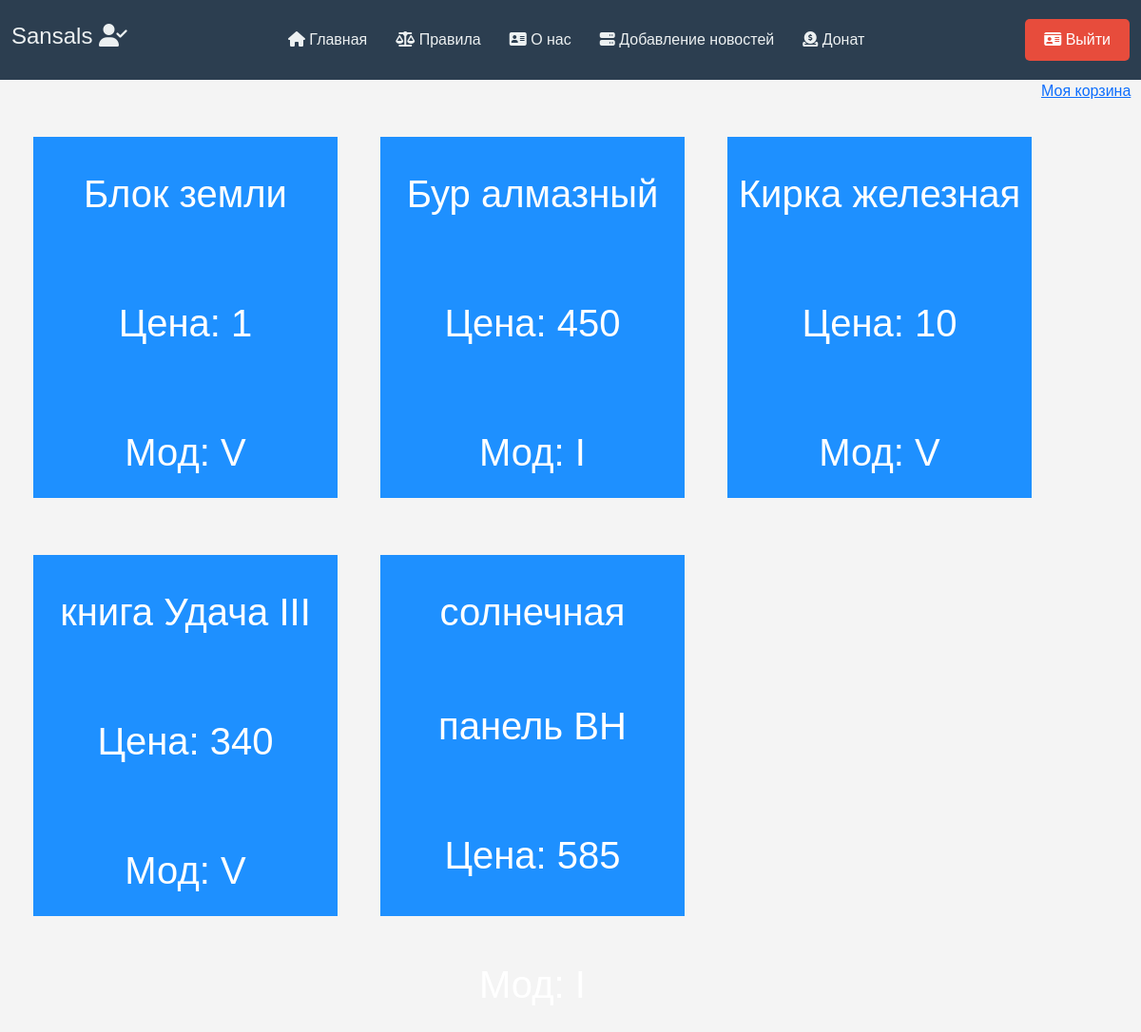
/shop/ (signed in), run on the app's committed database.
### shop/models.py (models this page shows, shortened)
class Products(models.Model):
    BLOCK = 'BL'
    TOOL = 'T'
    BOOK = 'BO'
    TYPES = {
        (BLOCK, 'Блок'),
        (TOOL, 'Инструмент'),
        (BOOK, 'Книга')
    }
    VANILA = 'V'
    IC2 = 'I'
    TERMO = 'T'
    MODES = {
        (VANILA, 'Ванила'),
        (IC2, 'Indastrial Craft2'),
        (TERMO, 'Termo')
    }
    name = models.CharField('Название', max_length=50)
    price = models.IntegerField('Цена')
    type = models.CharField('Тип товара', max_length=2, choices=TYPES)
    mode = models.CharField('Мод', max_length=1, choices= MODES)
    class Meta:
        verbose_name = 'Товар'
        verbose_name_plural = 'Товары'

### shop/views.py (the view)
# urls.py: path('', views.shopview, name="shop"),
@ login_required
def shopview(request):
    username = request.user.username
    status = User_Status.objects.get(username=request.user.id).Isverified
    balance = ViewBalance(request)
    products = Products.objects.order_by('name')
    data = {
        'username':username,
        'status': status,
        'balance': balance,
        'products': products,
    }
    return render(request, 'shop/shopview.html', data)

### shop/views.py (called while the page is built)
def ViewBalance(request):
    balance = User_Status.objects.get(username = request.user.id).balance
    return balance

### shop/templates/shop/shopview.html (shortened to what this page needs)
{% extends 'patterns/header.html' %}
{% load static %}
{% block home %}
    <link rel="stylesheet" href="{% static 'shop/style_shop.css' %}">
    <a href="{% url 'basket' %}">Моя корзина</a>
    {% for el in products %}
        <div class="product">
            <p>{{el.name}}</p>
            <p>Цена: {{el.price}}</p>
            <p>Мод: {{el.mode}}</p>
        </div>
    {% endfor %}
{% endblock %}

### home/templates/patterns/header.html
{% extends 'patterns/pattern.html' %}
{% block header %}
<header>
    <div class="container">
        <h1 class="logo">
            {% if user.is_authenticated %}
                {{username}}
                {% if status == True %}
                    <i class="fa-solid fa-user-check" alt="Подтверждённый пользователь"></i>
                {% endif %}
            {% endif %}
        </h1>
        <nav>
            <ul class="menu">
                <li><a href="{% url 'home' %}"><i class="fa-solid fa-house"></i> Главная</a></li>
                <li><a href="{% url 'rules' %}"><i class="fa-solid fa-scale-balanced"></i> Правила </a></li>
                <li><a href="{% url 'about' %}"><i class="fa-solid fa-address-card"></i> О нас</a></li>
                <li><a href="{% url 'createnews' %}"><i class="fa-solid fa-server"></i>  Добавление новостей</a></li>
                <li><a href="{% url 'shop' %}"><i class="fa-solid fa-circle-dollar-to-slot"></i> Донат</a></li>
            </ul>
        </nav>
        {% if not user.is_authenticated %}
            <a href="{% url 'auth' %}" class="register-button"><i class="fa-solid fa-id-card"></i> Регистрация/вход </a>
        {% else %}
            <a href="{% url 'logout' %}" class="register-button"><i class="fa-solid fa-id-card"></i> Выйти </a>
        {% endif %}
    </div>
</header>
{% endblock %}

### login/static/login/reg.css (style rules this page uses)
body { font-family: Arial, sans-serif; background-color: #f4f4f4; justify-content: center; align-items: center; height: 100vh; margin: 0; }

### home/static/patterns/css/styleheader.css (style rules this page uses)
body { font-family: Arial, sans-serif; background-color: #f4f4f4; margin: 0; padding: 0; }
header { background-color: #2c3e50; color: #ecf0f1; padding: 20px 0; }
.container { max-width: 1200px; margin: 0 auto; display: flex; justify-content: space-between; align-items: center; }
.logo { font-size: 24px; }
nav { flex-grow: 1; }
.menu { list-style: none; padding: 0; margin: 0; display: flex; justify-content: center; }
.menu li { margin: 0 15px; }
.menu a { color: #ecf0f1; text-decoration: none; transition: color 0.3s; }
.register-button { background-color: #e74c3c; color: white; padding: 10px 20px; text-decoration: none; border-radius: 5px; transition: background-color 0.3s; }

### shop/static/shop/style_shop.css (style rules this page uses)
div.product { margin-left: 35px; float: left; line-height: 120px; font-size: 40px; background: dodgerblue; color: white; margin-top: 60px; width: 320px; height: 380px; margin-right: 10px; text-align: center; }

### data on the page
Products: name "Блок земли", price "1", mode "V"
Products: name "Бур алмазный", price "450", mode "I"
Products: name "Кирка железная", price "10", mode "V"
Products: name "книга Удача III", price "340", mode "V"
Products: name "солнечная панель ВН", price "585"

### other printed values
{{ username }} "Sansals"
